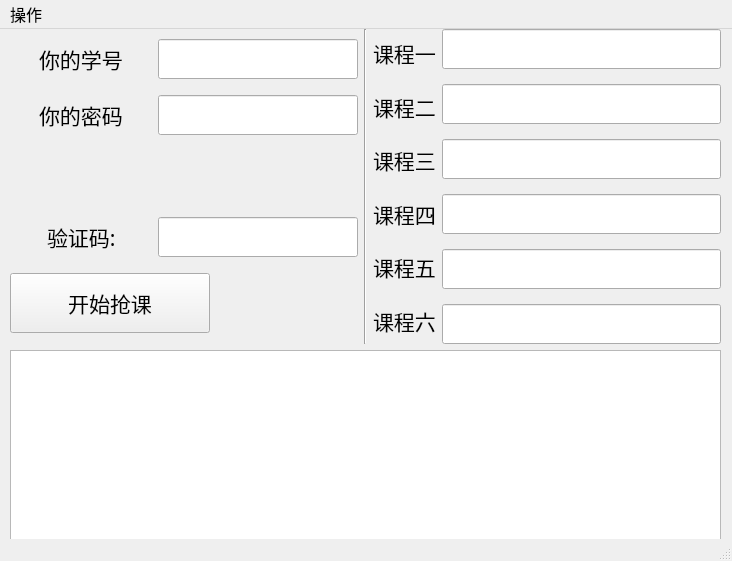
<?xml version="1.0" encoding="UTF-8"?>
<ui version="4.0">
 <class>MainWindow</class>
 <widget class="QMainWindow" name="MainWindow">
  <property name="geometry">
   <rect>
    <x>0</x>
    <y>0</y>
    <width>732</width>
    <height>561</height>
   </rect>
  </property>
  <property name="minimumSize">
   <size>
    <width>732</width>
    <height>561</height>
   </size>
  </property>
  <property name="maximumSize">
   <size>
    <width>732</width>
    <height>561</height>
   </size>
  </property>
  <property name="windowTitle">
   <string>MainWindow</string>
  </property>
  <widget class="QWidget" name="centralwidget">
   <widget class="QWidget" name="layoutWidget">
    <property name="geometry">
     <rect>
      <x>10</x>
      <y>0</y>
      <width>711</width>
      <height>521</height>
     </rect>
    </property>
    <layout class="QVBoxLayout" name="verticalLayout_2">
     <item>
      <layout class="QHBoxLayout" name="horizontalLayout_6">
       <item>
        <layout class="QVBoxLayout" name="verticalLayout">
         <item>
          <layout class="QHBoxLayout" name="horizontalLayout">
           <item>
            <spacer name="horizontalSpacer_3">
             <property name="orientation">
              <enum>Qt::Horizontal</enum>
             </property>
             <property name="sizeHint" stdset="0">
              <size>
               <width>10</width>
               <height>20</height>
              </size>
             </property>
            </spacer>
           </item>
           <item>
            <widget class="QLabel" name="tips_user_name">
             <property name="font">
              <font>
               <family>宋体</family>
               <pointsize>16</pointsize>
              </font>
             </property>
             <property name="text">
              <string>你的学号</string>
             </property>
            </widget>
           </item>
           <item>
            <spacer name="horizontalSpacer_4">
             <property name="orientation">
              <enum>Qt::Horizontal</enum>
             </property>
             <property name="sizeHint" stdset="0">
              <size>
               <width>10</width>
               <height>20</height>
              </size>
             </property>
            </spacer>
           </item>
           <item>
            <widget class="QLineEdit" name="user_name">
             <property name="minimumSize">
              <size>
               <width>200</width>
               <height>40</height>
              </size>
             </property>
             <property name="maximumSize">
              <size>
               <width>200</width>
               <height>40</height>
              </size>
             </property>
             <property name="font">
              <font>
               <family>Arial</family>
               <pointsize>14</pointsize>
              </font>
             </property>
            </widget>
           </item>
          </layout>
         </item>
         <item>
          <layout class="QHBoxLayout" name="horizontalLayout_3">
           <item>
            <spacer name="horizontalSpacer">
             <property name="orientation">
              <enum>Qt::Horizontal</enum>
             </property>
             <property name="sizeHint" stdset="0">
              <size>
               <width>10</width>
               <height>20</height>
              </size>
             </property>
            </spacer>
           </item>
           <item>
            <widget class="QLabel" name="tips_password">
             <property name="font">
              <font>
               <family>宋体</family>
               <pointsize>16</pointsize>
              </font>
             </property>
             <property name="text">
              <string>你的密码</string>
             </property>
            </widget>
           </item>
           <item>
            <spacer name="horizontalSpacer_2">
             <property name="orientation">
              <enum>Qt::Horizontal</enum>
             </property>
             <property name="sizeHint" stdset="0">
              <size>
               <width>10</width>
               <height>20</height>
              </size>
             </property>
            </spacer>
           </item>
           <item>
            <widget class="QLineEdit" name="password">
             <property name="minimumSize">
              <size>
               <width>200</width>
               <height>40</height>
              </size>
             </property>
             <property name="maximumSize">
              <size>
               <width>200</width>
               <height>40</height>
              </size>
             </property>
             <property name="font">
              <font>
               <family>Arial</family>
               <pointsize>12</pointsize>
              </font>
             </property>
             <property name="focusPolicy">
              <enum>Qt::StrongFocus</enum>
             </property>
             <property name="echoMode">
              <enum>QLineEdit::Password</enum>
             </property>
            </widget>
           </item>
          </layout>
         </item>
         <item>
          <layout class="QHBoxLayout" name="horizontalLayout_4">
           <item>
            <widget class="QLabel" name="captcha">
             <property name="minimumSize">
              <size>
               <width>135</width>
               <height>50</height>
              </size>
             </property>
             <property name="maximumSize">
              <size>
               <width>135</width>
               <height>50</height>
              </size>
             </property>
             <property name="toolTip">
              <string>&lt;html&gt;&lt;head/&gt;&lt;body&gt;&lt;p&gt;验证码&lt;/p&gt;&lt;/body&gt;&lt;/html&gt;</string>
             </property>
             <property name="text">
              <string/>
             </property>
             <property name="pixmap">
              <pixmap>0.jpg</pixmap>
             </property>
            </widget>
           </item>
          </layout>
         </item>
         <item>
          <layout class="QHBoxLayout" name="horizontalLayout_5">
           <item>
            <spacer name="horizontalSpacer_5">
             <property name="orientation">
              <enum>Qt::Horizontal</enum>
             </property>
             <property name="sizeHint" stdset="0">
              <size>
               <width>10</width>
               <height>20</height>
              </size>
             </property>
            </spacer>
           </item>
           <item>
            <widget class="QLabel" name="tips_captcha_2">
             <property name="font">
              <font>
               <family>宋体</family>
               <pointsize>16</pointsize>
              </font>
             </property>
             <property name="text">
              <string>验证码:</string>
             </property>
            </widget>
           </item>
           <item>
            <spacer name="horizontalSpacer_6">
             <property name="orientation">
              <enum>Qt::Horizontal</enum>
             </property>
             <property name="sizeHint" stdset="0">
              <size>
               <width>10</width>
               <height>20</height>
              </size>
             </property>
            </spacer>
           </item>
           <item>
            <widget class="QLineEdit" name="captcha_2">
             <property name="minimumSize">
              <size>
               <width>200</width>
               <height>40</height>
              </size>
             </property>
             <property name="maximumSize">
              <size>
               <width>200</width>
               <height>40</height>
              </size>
             </property>
             <property name="font">
              <font>
               <family>Arial</family>
               <pointsize>14</pointsize>
              </font>
             </property>
            </widget>
           </item>
          </layout>
         </item>
         <item>
          <widget class="QPushButton" name="login">
           <property name="minimumSize">
            <size>
             <width>200</width>
             <height>60</height>
            </size>
           </property>
           <property name="maximumSize">
            <size>
             <width>200</width>
             <height>60</height>
            </size>
           </property>
           <property name="font">
            <font>
             <family>黑体</family>
             <pointsize>16</pointsize>
            </font>
           </property>
           <property name="toolTip">
            <string>&lt;html&gt;&lt;head/&gt;&lt;body&gt;&lt;p&gt;登录&lt;/p&gt;&lt;/body&gt;&lt;/html&gt;</string>
           </property>
           <property name="layoutDirection">
            <enum>Qt::LeftToRight</enum>
           </property>
           <property name="text">
            <string>开始抢课</string>
           </property>
          </widget>
         </item>
        </layout>
       </item>
       <item>
        <widget class="Line" name="line">
         <property name="orientation">
          <enum>Qt::Vertical</enum>
         </property>
        </widget>
       </item>
       <item>
        <layout class="QHBoxLayout" name="horizontalLayout_2">
         <item>
          <layout class="QVBoxLayout" name="verticalLayout_5">
           <item>
            <widget class="QLabel" name="label">
             <property name="font">
              <font>
               <family>宋体</family>
               <pointsize>16</pointsize>
              </font>
             </property>
             <property name="text">
              <string>课程一</string>
             </property>
            </widget>
           </item>
           <item>
            <widget class="QLabel" name="label_2">
             <property name="font">
              <font>
               <family>宋体</family>
               <pointsize>16</pointsize>
              </font>
             </property>
             <property name="text">
              <string>课程二</string>
             </property>
            </widget>
           </item>
           <item>
            <widget class="QLabel" name="label_3">
             <property name="font">
              <font>
               <family>宋体</family>
               <pointsize>16</pointsize>
              </font>
             </property>
             <property name="text">
              <string>课程三</string>
             </property>
            </widget>
           </item>
           <item>
            <widget class="QLabel" name="label_4">
             <property name="font">
              <font>
               <family>宋体</family>
               <pointsize>16</pointsize>
              </font>
             </property>
             <property name="text">
              <string>课程四</string>
             </property>
            </widget>
           </item>
           <item>
            <widget class="QLabel" name="label_5">
             <property name="font">
              <font>
               <family>宋体</family>
               <pointsize>16</pointsize>
              </font>
             </property>
             <property name="text">
              <string>课程五</string>
             </property>
            </widget>
           </item>
           <item>
            <widget class="QLabel" name="label_6">
             <property name="font">
              <font>
               <family>宋体</family>
               <pointsize>16</pointsize>
              </font>
             </property>
             <property name="text">
              <string>课程六</string>
             </property>
            </widget>
           </item>
          </layout>
         </item>
         <item>
          <layout class="QVBoxLayout" name="verticalLayout_4">
           <item>
            <widget class="QLineEdit" name="course_1">
             <property name="minimumSize">
              <size>
               <width>0</width>
               <height>40</height>
              </size>
             </property>
             <property name="font">
              <font>
               <family>Arial</family>
               <pointsize>14</pointsize>
              </font>
             </property>
            </widget>
           </item>
           <item>
            <spacer name="verticalSpacer_2">
             <property name="orientation">
              <enum>Qt::Vertical</enum>
             </property>
             <property name="sizeHint" stdset="0">
              <size>
               <width>20</width>
               <height>40</height>
              </size>
             </property>
            </spacer>
           </item>
           <item>
            <widget class="QLineEdit" name="course_2">
             <property name="minimumSize">
              <size>
               <width>0</width>
               <height>40</height>
              </size>
             </property>
             <property name="font">
              <font>
               <family>Arial</family>
               <pointsize>14</pointsize>
              </font>
             </property>
            </widget>
           </item>
           <item>
            <spacer name="verticalSpacer_3">
             <property name="orientation">
              <enum>Qt::Vertical</enum>
             </property>
             <property name="sizeHint" stdset="0">
              <size>
               <width>20</width>
               <height>40</height>
              </size>
             </property>
            </spacer>
           </item>
           <item>
            <widget class="QLineEdit" name="course_3">
             <property name="minimumSize">
              <size>
               <width>0</width>
               <height>40</height>
              </size>
             </property>
             <property name="font">
              <font>
               <family>Arial</family>
               <pointsize>14</pointsize>
              </font>
             </property>
            </widget>
           </item>
           <item>
            <spacer name="verticalSpacer_4">
             <property name="orientation">
              <enum>Qt::Vertical</enum>
             </property>
             <property name="sizeHint" stdset="0">
              <size>
               <width>20</width>
               <height>40</height>
              </size>
             </property>
            </spacer>
           </item>
           <item>
            <widget class="QLineEdit" name="course_4">
             <property name="minimumSize">
              <size>
               <width>0</width>
               <height>40</height>
              </size>
             </property>
             <property name="sizeIncrement">
              <size>
               <width>0</width>
               <height>0</height>
              </size>
             </property>
             <property name="font">
              <font>
               <family>Arial</family>
               <pointsize>14</pointsize>
              </font>
             </property>
            </widget>
           </item>
           <item>
            <spacer name="verticalSpacer_5">
             <property name="orientation">
              <enum>Qt::Vertical</enum>
             </property>
             <property name="sizeHint" stdset="0">
              <size>
               <width>20</width>
               <height>40</height>
              </size>
             </property>
            </spacer>
           </item>
           <item>
            <widget class="QLineEdit" name="course_5">
             <property name="minimumSize">
              <size>
               <width>0</width>
               <height>40</height>
              </size>
             </property>
             <property name="sizeIncrement">
              <size>
               <width>0</width>
               <height>0</height>
              </size>
             </property>
             <property name="font">
              <font>
               <family>Arial</family>
               <pointsize>14</pointsize>
              </font>
             </property>
            </widget>
           </item>
           <item>
            <spacer name="verticalSpacer_6">
             <property name="orientation">
              <enum>Qt::Vertical</enum>
             </property>
             <property name="sizeHint" stdset="0">
              <size>
               <width>20</width>
               <height>40</height>
              </size>
             </property>
            </spacer>
           </item>
           <item>
            <widget class="QLineEdit" name="course_6">
             <property name="minimumSize">
              <size>
               <width>0</width>
               <height>40</height>
              </size>
             </property>
             <property name="font">
              <font>
               <family>Arial</family>
               <pointsize>14</pointsize>
              </font>
             </property>
            </widget>
           </item>
          </layout>
         </item>
        </layout>
       </item>
      </layout>
     </item>
     <item>
      <widget class="QTextBrowser" name="print_window">
       <property name="minimumSize">
        <size>
         <width>0</width>
         <height>200</height>
        </size>
       </property>
       <property name="maximumSize">
        <size>
         <width>16777215</width>
         <height>200</height>
        </size>
       </property>
       <property name="font">
        <font>
         <family>黑体</family>
         <pointsize>11</pointsize>
        </font>
       </property>
       <property name="focusPolicy">
        <enum>Qt::StrongFocus</enum>
       </property>
      </widget>
     </item>
    </layout>
   </widget>
  </widget>
  <widget class="QMenuBar" name="menubar">
   <property name="geometry">
    <rect>
     <x>0</x>
     <y>0</y>
     <width>732</width>
     <height>27</height>
    </rect>
   </property>
   <property name="font">
    <font>
     <pointsize>12</pointsize>
    </font>
   </property>
   <widget class="QMenu" name="menuEdit">
    <property name="font">
     <font>
      <pointsize>12</pointsize>
     </font>
    </property>
    <property name="title">
     <string>操作</string>
    </property>
    <addaction name="get_course_info"/>
   </widget>
   <addaction name="menuEdit"/>
  </widget>
  <widget class="QStatusBar" name="statusbar"/>
  <action name="get_course_info">
   <property name="text">
    <string>准备课程信息</string>
   </property>
  </action>
  <action name="get_course_num">
   <property name="text">
    <string>获取课程号</string>
   </property>
  </action>
 </widget>
 <resources/>
 <connections/>
</ui>
